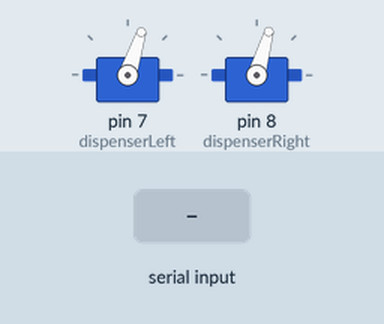
Recording of a sketch running on a simulated Arduino Uno, built with avr-gcc and run on an emulated ATmega328P. Parts: 2 × servo. Inputs (shaded band) come from the test bench. What the sketch prints to the serial monitor is not drawn.

Above: at 3.2 s.
3.3 s: "c" received over Serial
At 3.81 s:
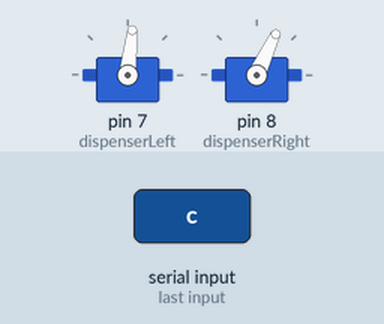
At 6.3 s:
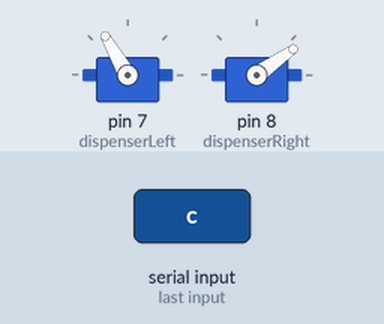
Timing chart, 0 to 10.9 s (numbered marks = the images above; inputs shaded):
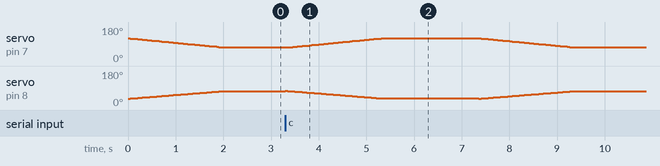

The sketch:

valores_servos.ino
```cpp
#include <Servo.h>

//posicoes dos servos do dispenser
void esticarDispenser();
void encolherDispenser();
void dispensarCopo();

//posicao esticado
//Lmin Rmax
int minLeft = 72;
int maxRight = 75;

//posicoa encolhido
//Lmax Rmin
int minRight = 21*1.66;
int maxLeft = 143*0.85;


Servo dispenserLeft, dispenserRight;

void setup() {
  // put your setup code here, to run once:
  Serial.begin(9600);
  dispenserLeft.attach(7);
  dispenserRight.attach(8);
  esticarDispenser();
  Serial.println("Setup cup dipenser: ok");
}

void loop() {
  int comando = 0;

  if (Serial.available() > 0) {
    comando = Serial.read();
  }
  // put your main code here, to run repeatedly:
  switch(comando) {
    //dispenser de copos
    case 'c': {
      dispensarCopo();
      break;
    }
    case 'z': {
      esticarDispenser();
      break;
    }
    case 'x': {
      encolherDispenser();
      break;
    }

    case 'q': { //MaxL +
      maxLeft +=2;
      break;
    }
    case 'w': { //MaxL -
      maxLeft -=2;
      break;
    }
    case 'e': { //minL +
      minLeft +=2;
      break;
    }
    case 'r': { //minL -
      minLeft -=2;
      break;
    }

    case 'a': { //MaxR +
      maxRight +=2;
      break;
    }
    case 's': { //MaxR -
      maxRight -=2;
      break;
    }
    case 'd': { //minR +
      minRight +=2;
      break;
    }
    case 'f': { //minR -
      minRight -=2;
      break;
    }
  }
}

void encolherDispenser() {
  for (float posL = minLeft, posR = maxRight; posL<maxLeft || posR>minRight; posL += 1.22, posR -=1) {
    if(posL < maxLeft)
      dispenserLeft.write(posL);
    if(posR > minRight)
      dispenserRight.write(posR);
      delay(50);

  } //termina em Lmax Rmin
  //dispenserLeft.write(143);
  //dispenserRight.write(21);

}

void esticarDispenser() {
  for (float posL = maxLeft, posR = minRight; posL>minLeft || posR<maxRight; posL -= 1.22, posR +=1) {
    if(posL > minLeft)
      dispenserLeft.write(posL);
    if(posR < maxRight)
      dispenserRight.write(posR);
      delay(50);
  } //termina em Lmin Rmax
  //dispenserLeft.write(100);
  //dispenserRight.write(55);
}

void dispensarCopo() {
  encolherDispenser();
  delay(2000);
  esticarDispenser();
  Serial.println("Copo dispensado");
  return;
}
```

Measured:
- after the input at 3.3 s, servo on pin 7 (dispenserLeft): rises from 72° to 121° in 4.0 s, then falls to 72° in 2.0 s
